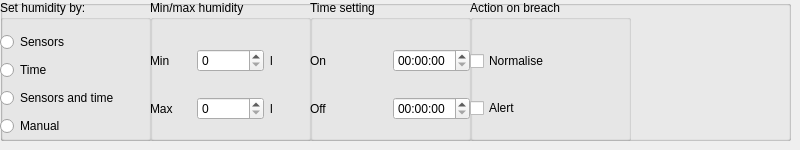
      <widget class="QWidget" name="tab_5">
       <attribute name="title">
        <string>Humidity</string>
       </attribute>
       <widget class="QWidget" name="horizontalLayoutWidget_5">
        <property name="geometry">
         <rect>
          <x>0</x>
          <y>0</y>
          <width>791</width>
          <height>141</height>
         </rect>
        </property>
        <layout class="QHBoxLayout" name="horizontalLayout_5"/>
       </widget>
       <widget class="QGroupBox" name="groupBox_5">
        <property name="geometry">
         <rect>
          <x>0</x>
          <y>0</y>
          <width>791</width>
          <height>141</height>
         </rect>
        </property>
        <property name="title">
         <string/>
        </property>
        <widget class="QGroupBox" name="groupBox_22">
         <property name="geometry">
          <rect>
           <x>0</x>
           <y>0</y>
           <width>791</width>
           <height>141</height>
          </rect>
         </property>
         <property name="title">
          <string/>
         </property>
         <widget class="QGroupBox" name="groupBox_23">
          <property name="geometry">
           <rect>
            <x>0</x>
            <y>0</y>
            <width>151</width>
            <height>141</height>
           </rect>
          </property>
          <property name="title">
           <string>Set humidity by:</string>
          </property>
          <widget class="QWidget" name="verticalLayoutWidget_4">
           <property name="geometry">
            <rect>
             <x>0</x>
             <y>30</y>
             <width>151</width>
             <height>111</height>
            </rect>
           </property>
           <layout class="QVBoxLayout" name="verticalLayout_4">
            <item>
             <widget class="QRadioButton" name="radioButton_13">
              <property name="text">
               <string>Sensors</string>
              </property>
             </widget>
            </item>
            <item>
             <widget class="QRadioButton" name="radioButton_14">
              <property name="text">
               <string>Time</string>
              </property>
             </widget>
            </item>
            <item>
             <widget class="QRadioButton" name="radioButton_15">
              <property name="text">
               <string>Sensors and time</string>
              </property>
             </widget>
            </item>
            <item>
             <widget class="QRadioButton" name="radioButton_16">
              <property name="text">
               <string>Manual</string>
              </property>
             </widget>
            </item>
           </layout>
          </widget>
         </widget>
         <widget class="QGroupBox" name="groupBox_24">
          <property name="geometry">
           <rect>
            <x>150</x>
            <y>0</y>
            <width>161</width>
            <height>141</height>
           </rect>
          </property>
          <property name="title">
           <string>Min/max humidity</string>
          </property>
          <widget class="QWidget" name="gridLayoutWidget_9">
           <property name="geometry">
            <rect>
             <x>0</x>
             <y>30</y>
             <width>161</width>
             <height>111</height>
            </rect>
           </property>
           <layout class="QGridLayout" name="gridLayout_9" rowstretch="0,0,0,0,0" columnstretch="0,0,0" columnminimumwidth="0,0,0">
            <item row="4" column="2">
             <widget class="QLabel" name="label_38">
              <property name="text">
               <string>l</string>
              </property>
             </widget>
            </item>
            <item row="1" column="2">
             <widget class="QLabel" name="label_39">
              <property name="maximumSize">
               <size>
                <width>16777215</width>
                <height>16777215</height>
               </size>
              </property>
              <property name="text">
               <string>l</string>
              </property>
             </widget>
            </item>
            <item row="1" column="1">
             <widget class="QSpinBox" name="spinBox_13_light_min_3">
              <property name="maximum">
               <number>99999</number>
              </property>
             </widget>
            </item>
            <item row="4" column="0">
             <widget class="QLabel" name="label_40">
              <property name="text">
               <string>Max</string>
              </property>
             </widget>
            </item>
            <item row="4" column="1">
             <widget class="QSpinBox" name="spinBox_14_light_max_3">
              <property name="maximum">
               <number>100000</number>
              </property>
             </widget>
            </item>
            <item row="1" column="0">
             <widget class="QLabel" name="label_41">
              <property name="text">
               <string>Min</string>
              </property>
             </widget>
            </item>
           </layout>
          </widget>
         </widget>
         <widget class="QGroupBox" name="groupBox_25">
          <property name="geometry">
           <rect>
            <x>310</x>
            <y>0</y>
            <width>161</width>
            <height>141</height>
           </rect>
          </property>
          <property name="title">
           <string>Time setting</string>
          </property>
          <widget class="QWidget" name="gridLayoutWidget_10">
           <property name="geometry">
            <rect>
             <x>0</x>
             <y>30</y>
             <width>160</width>
             <height>111</height>
            </rect>
           </property>
           <layout class="QGridLayout" name="gridLayout_10">
            <item row="0" column="1">
             <widget class="QTimeEdit" name="timeEdit_17"/>
            </item>
            <item row="0" column="0">
             <widget class="QLabel" name="label_18">
              <property name="text">
               <string>On</string>
              </property>
             </widget>
            </item>
            <item row="1" column="0">
             <widget class="QLabel" name="label_19">
              <property name="text">
               <string>Off</string>
              </property>
             </widget>
            </item>
            <item row="1" column="1">
             <widget class="QTimeEdit" name="timeEdit_18"/>
            </item>
           </layout>
          </widget>
         </widget>
         <widget class="QGroupBox" name="groupBox_26">
          <property name="geometry">
           <rect>
            <x>470</x>
            <y>0</y>
            <width>161</width>
            <height>141</height>
           </rect>
          </property>
          <property name="title">
           <string>Action on breach</string>
          </property>
          <widget class="QWidget" name="verticalLayoutWidget_11">
           <property name="geometry">
            <rect>
             <x>0</x>
             <y>30</y>
             <width>161</width>
             <height>111</height>
            </rect>
           </property>
           <layout class="QVBoxLayout" name="verticalLayout_11">
            <item>
             <widget class="QCheckBox" name="checkBox_10">
              <property name="text">
               <string>Normalise</string>
              </property>
             </widget>
            </item>
            <item>
             <widget class="QCheckBox" name="checkBox_11">
              <property name="text">
               <string>Alert</string>
              </property>
             </widget>
            </item>
           </layout>
          </widget>
         </widget>
        </widget>
       </widget>
      </widget>
